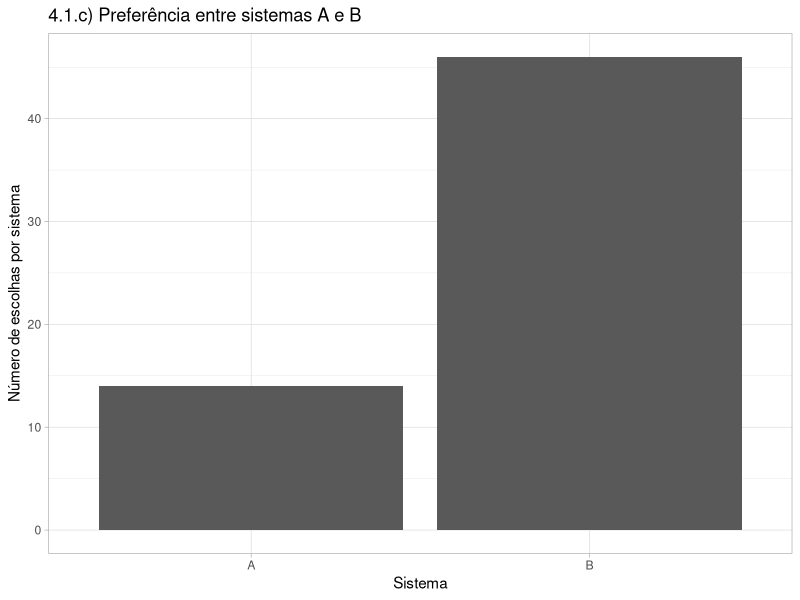
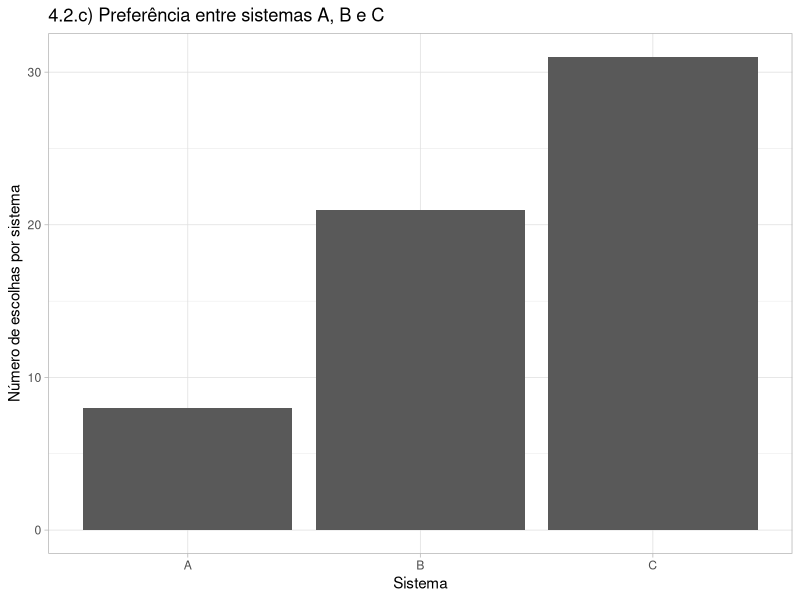
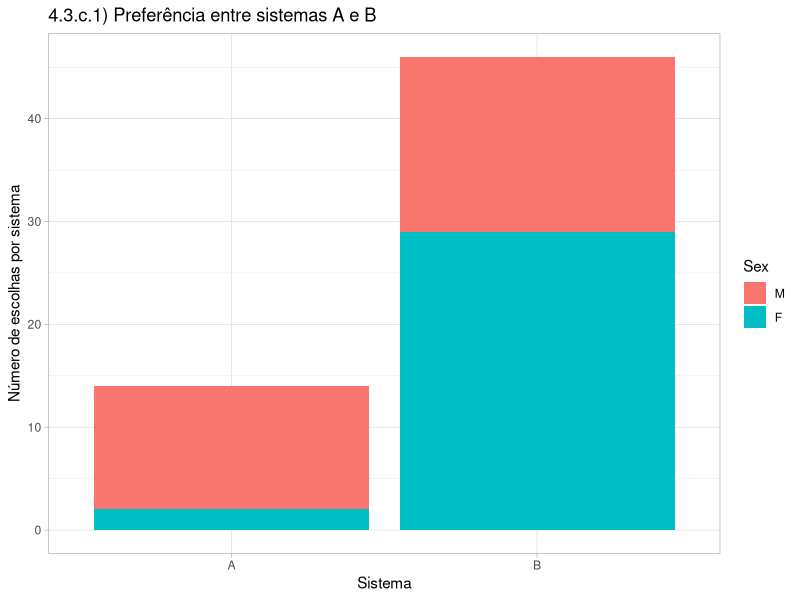
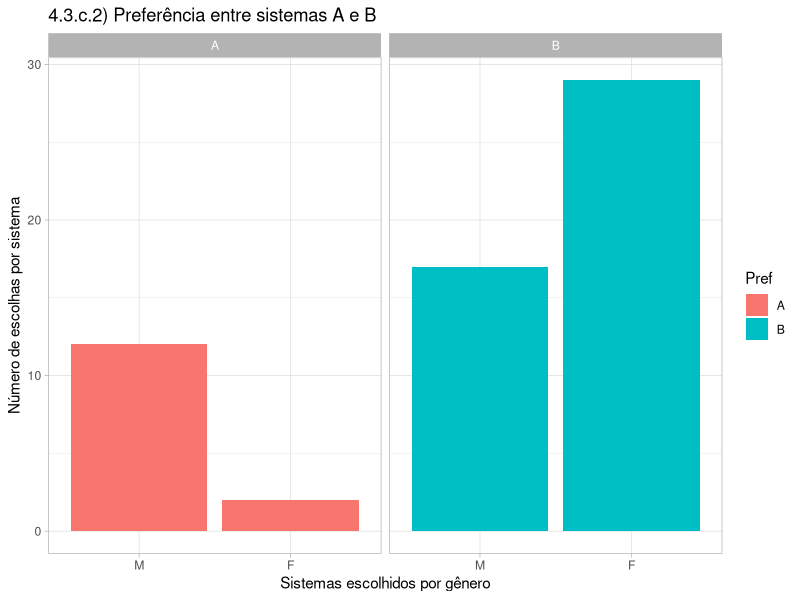
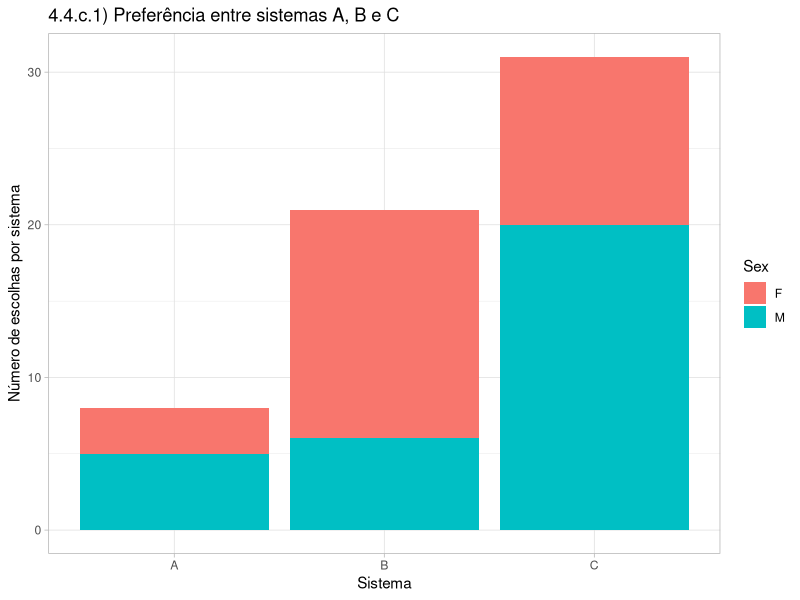
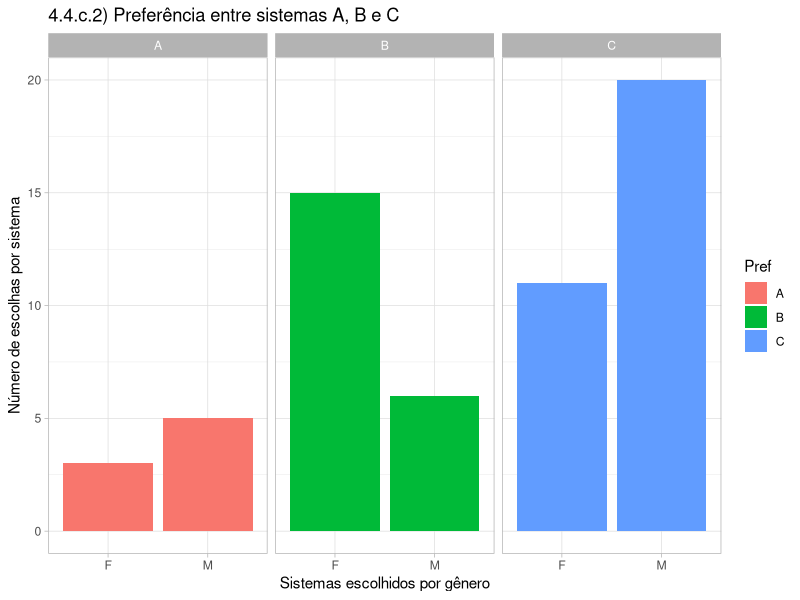
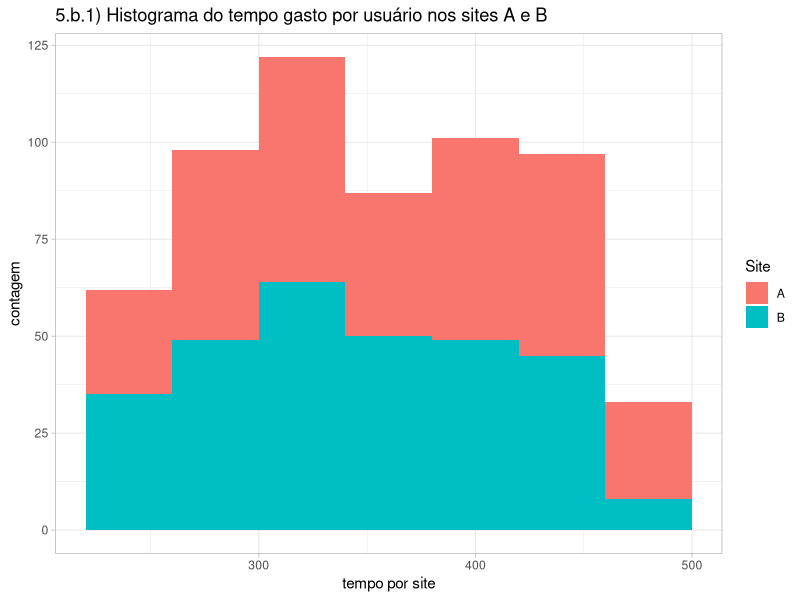
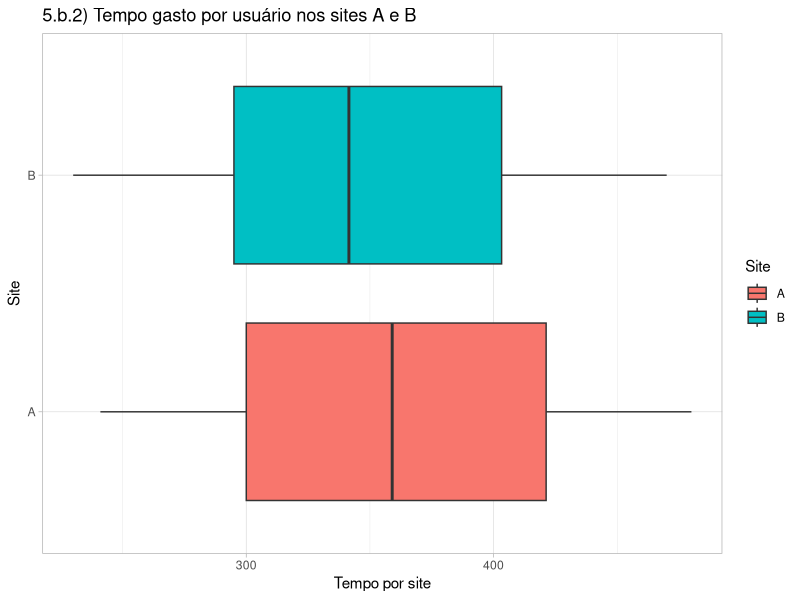

Reproduce these figures in R, in order.
## ---- chunk 1
library(readr)
#install.packages("tidyverse") #<--- caso tidyverse não esteja instalado
library(tidyverse)
#A leitura dos dados é realizado excluindo-se a primeira coluna, pois se trata de um sequêncial sem significado para o problema em questão. Além disso é realizado o "factor" dos dados para que seja possível realizar a contagem dos valores
prefsAB <- as_tibble(read_csv("Dados/prefsAB.csv",col_types = cols(Pref = col_factor(levels = c("A","B")), Subject = col_skip())))

summary(prefsAB)
## ---- chunk 2
library(ggplot2)
grafico4.1.c <- ggplot(prefsAB, aes(x=Pref))+  geom_bar() + theme_light()+ labs(x= "Sistema", y="Número de escolhas por sistema", title="4.1.c) Preferência entre sistemas A e B")


grafico4.1.c
## ---- chunk 3
#A leitura dos dados é realizado excluindo-se a primeira coluna, pois se trata de um sequêncial sem significado para o problema em questão. Além disso é realizado o "factor" dos dados para que seja possível realizar a contagem dos valores
prefsABC <- as.tibble(read_csv("Dados/prefsABC.csv",col_types = cols(Pref = col_factor(levels = c("A","B","C")), Subject = col_skip())))
## ---- chunk 4
  
grafico4.2.c <- ggplot(prefsABC, aes(x=Pref))+  geom_bar() + theme_light()+ labs(x= "Sistema", y="Número de escolhas por sistema", title="4.2.c) Preferência entre sistemas A, B e C")


grafico4.2.c
## ---- chunk 5
#A leitura dos dados é realizado excluindo-se a primeira coluna, pois se trata de um sequêncial sem significado para o problema em questão. Além disso é realizado o "factor" dos dados para que seja possível realizar a contagem dos valores
prefsABsex <- as.tibble(read_csv("Dados/prefsABsex.csv", 
    col_types = cols(Pref = col_factor(levels = c("A", 
        "B")),
        Sex = col_factor(levels = c("M", "F")), 
        Subject = col_skip())))

#organização dos dados: agrupamento por preferência de sistema
tabelaPorPref.ABSex <- prefsABsex%>%
  group_by(Pref,Sex)%>%
  summarize(count = n())%>%
  spread(Sex, count)
  
  
print(tabelaPorPref.ABSex)

#organização dos dados: agrupamento por gênero do participante
tabelaPorSex.ABSex <- prefsABsex%>%
  group_by(Sex, Pref)%>%
  summarize(count = n())%>%
  spread(Pref, count)

print(tabelaPorSex.ABSex)
## ---- chunk 6

grafico4.3.c.1 <- ggplot(prefsABsex, aes(x=Pref, fill = Sex))+  geom_bar() + theme_light()+ labs(x= "Sistema", y="Número de escolhas por sistema", title="4.3.c.1) Preferência entre sistemas A e B")


grafico4.3.c.2 <- ggplot(prefsABsex, aes(x=Sex, fill = Pref))+  geom_bar() + theme_light()+ labs(x= "Sistemas escolhidos por gênero", y="Número de escolhas por sistema", title="4.3.c.2) Preferência entre sistemas A e B")+facet_wrap(~Pref)

grafico4.3.c.1

grafico4.3.c.2
## ---- chunk 7

#A leitura dos dados é realizado excluindo-se a primeira coluna, pois se trata de um sequêncial sem significado para o problema em questão. Além disso é realizado o "factor" dos dados para que seja possível realizar a contagem dos valores
prefsABCsex <- as.tibble(read_csv("Dados/prefsABCsex.csv", 
    col_types = cols(Pref = col_factor(levels = c("A", 
        "B", "C")), Sex = col_factor(levels = c("F", 
        "M")), Subject = col_skip())))

#organização dos dados: agrupamento por preferência de sistema

tabelaPorPref.ABCSex <- prefsABCsex%>%
  group_by(Pref,Sex)%>%
  summarize(count = n())%>%
  spread(Sex, count)
  
print(tabelaPorPref.ABCSex)

#organização dos dados: agrupamento por gênero do participante
tabelaPorSex.ABCSex <- prefsABCsex%>%
  group_by(Sex, Pref)%>%
  summarize(count = n())%>%
  spread(Pref, count)

print(tabelaPorSex.ABCSex)
## ---- chunk 8

grafico4.4.c.1 <- ggplot(prefsABCsex, aes(x=Pref, fill = Sex))+  geom_bar() + theme_light()+
  labs(x= "Sistema", y="Número de escolhas por sistema", title="4.4.c.1) Preferência entre sistemas A, B e C")


grafico4.4.c.2 <- ggplot(prefsABCsex, aes(x=Sex, fill = Pref))+  geom_bar() + theme_light()+
  labs(x= "Sistemas escolhidos por gênero", y="Número de escolhas por sistema", title="4.4.c.2) Preferência entre sistemas A, B e C")+facet_wrap(~Pref)
grafico4.4.c.1
grafico4.4.c.2
## ---- chunk 9
#leitura dos dados
tempoporsite <- read_csv("Dados/tempoporsite.csv", 
    col_types = cols(Site = col_factor(levels = c("A", 
        "B")), Subject = col_skip(), Time = col_integer()))
resumo = summary(tempoporsite)
#filtro por observações de cada site
obsSiteA <- filter(tempoporsite, Site == "A")
obsSiteB <- filter(tempoporsite, Site == "B")

#ciração de uma tabela resumo
tabelaResumo <- tibble(Site = c("A", "B"),
                       qtdSujeitos = c(as.integer(count(obsSiteA)),as.integer(count(obsSiteB))),
                       mediaTempo = c(mean(obsSiteB$Time),mean(obsSiteB$Time)),
                       desvPadTempo = c(sd(obsSiteB$Time),sd(obsSiteB$Time)))
#qtdSujeitos <- tabelaResumo%>%select(qtdSujeitos)%>%colSums(na.rm = TRUE, dims = 1L)
print("a)")
#Cálculo da quantidade de sujeitos
qtdSujeitos <- tabelaResumo%>%select(qtdSujeitos)%>%colSums(na.rm = TRUE, dims = 1L)
sprintf("Quantidade de sujeitos no teste: %d", qtdSujeitos)
#Cálculo da quantidade de sujeitos que utilizaram o Site A
qtdSujeitosA <- tabelaResumo%>%filter(Site== "A")%>%select(qtdSujeitos)%>%colSums(na.rm = TRUE, dims = 1L)
sprintf("Quantidade de sujeitos no teste expostos ao site A: %d", qtdSujeitosA) 
#Cálculo da quantidade de sujeitos que utilizaram o Site B
qtdSujeitosB <- tabelaResumo%>%filter(Site== "B")%>%select(qtdSujeitos)%>%colSums(na.rm = TRUE, dims = 1L)
sprintf("Quantidade de sujeitos no teste expostos ao site B: %d", qtdSujeitosB)
#Cálculo da média de tempo gasto no Site B
mediaSiteB <- as.double(tabelaResumo%>%filter(Site == "B")%>%select(mediaTempo))
sprintf("Média de tempo gasto no site B: %.2f", mediaSiteB)
#Cálculo do desvio padrão do tempo gasto no Site A
desvPadSiteA <- as.double(tabelaResumo%>%filter(Site == "A")%>%select(desvPadTempo))
sprintf("Desvio padrão do tempo gasto no site A: %.3f", desvPadSiteA)
## ---- chunk 10
#geração de gráficos


grafico5.b.1 <- ggplot(tempoporsite, aes(Time, fill=Site))+  geom_histogram(binwidth=40) + theme_light()+
  labs(x= "tempo por site", y = 'contagem',title="5.b.1) Histograma do tempo gasto por usuário nos sites A e B")

grafico5.b.1



grafico5.b.2 <- ggplot(tempoporsite, aes(Site,Time, fill=Site))+  geom_boxplot() + theme_light()+
  labs(x= "Site", y="Tempo por site", title="5.b.2) Tempo gasto por usuário nos sites A e B")+coord_flip()

grafico5.b.2
